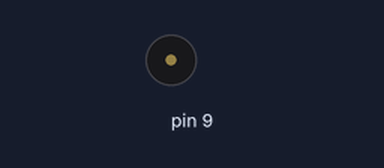
Bench run of a sketch on a simulated Arduino Uno, built with avr-gcc and run on an emulated ATmega328P. Shown: buzzer (waves = sounding).

Above: at 0.16 s.
At 36.72 s:
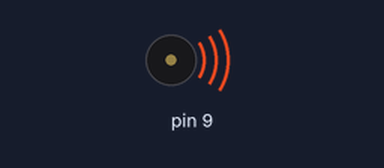
Timing chart, 0 to 40.0 s (numbered marks = the images above):
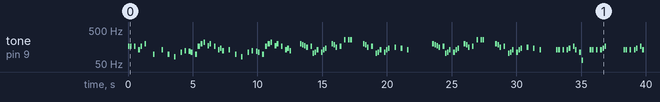

The sketch:

sketch_musik_Super_Mario.ino
```cpp
#include "pitches.h"

// the melody
// http://www.mariopiano.com/Mario-Sheet-Music-Overworld-Main-Theme.pdf
int melody[][2] = {
  {NOTE_E3, 8},
  {NOTE_E3, 8},
  {NOTE_00, 8},
  {NOTE_E3, 8},
  {NOTE_00, 8},
  {NOTE_C3, 8},
  {NOTE_E3, 8},
  {NOTE_00, 8},
  {NOTE_G3, 8},
  {NOTE_00, 4},
  {NOTE_00, 8},
  {NOTE_G2, 8},
  {NOTE_00, 8},
  {NOTE_00, 4},

  {NOTE_C3, 8},
  {NOTE_00, 8},
  {NOTE_00, 8},
  {NOTE_G2, 8},
  {NOTE_00, 4},
  {NOTE_E2, 8},
  {NOTE_00, 8},
  {NOTE_00, 8},
  {NOTE_A2, 8},
  {NOTE_00, 8},
  {NOTE_B2, 8},
  {NOTE_00, 8},
  {NOTE_AS2, 8},
  {NOTE_A2, 8},
  {NOTE_00, 8},
  {NOTE_G2, 6},
  {NOTE_E3, 6},
  {NOTE_G3, 6},
  {NOTE_A3, 8},
  {NOTE_00, 8},
  {NOTE_F3, 8},
  {NOTE_G3, 8},
  {NOTE_00, 8},
  {NOTE_E3, 8},
  {NOTE_00, 8},
  {NOTE_C3, 8},
  {NOTE_D3, 8},
  {NOTE_B2, 8},
  {NOTE_00, 4},
  {NOTE_C3, 8},
  {NOTE_00, 8},
  {NOTE_00, 8},
  {NOTE_G2, 8},
  {NOTE_00, 4},
  {NOTE_E2, 8},
  {NOTE_00, 8},
  {NOTE_00, 8},
  {NOTE_A2, 8},
  {NOTE_00, 8},
  {NOTE_B2, 8},
  {NOTE_00, 8},
  {NOTE_AS2, 8},
  {NOTE_A2, 8},
  {NOTE_00, 8},
  {NOTE_G2, 6},
  {NOTE_E3, 6},
  {NOTE_G3, 6},
  {NOTE_A3, 8},
  {NOTE_00, 8},
  {NOTE_F3, 8},
  {NOTE_G3, 8},
  {NOTE_00, 8},
  {NOTE_E3, 8},
  {NOTE_00, 8},
  {NOTE_C3, 8},
  {NOTE_D3, 8},
  {NOTE_B2, 8},

  {NOTE_00, 4},
  {NOTE_00, 4},
  {NOTE_G3, 8},
  {NOTE_FS3, 8},
  {NOTE_F3, 8},
  {NOTE_DS3, 8},
  {NOTE_00, 8},
  {NOTE_E3, 8},
  {NOTE_GS2, 8},
  {NOTE_A2, 8},
  {NOTE_C3, 8},
  {NOTE_00, 8},
  {NOTE_A2, 8},
  {NOTE_C3, 8},
  {NOTE_D3, 8},
  {NOTE_00, 4},
  {NOTE_G3, 8},
  {NOTE_FS3, 8},
  {NOTE_DS3, 8},
  {NOTE_00, 8},
  {NOTE_E3, 8},
  {NOTE_00, 8},
  {NOTE_C4, 8},
  {NOTE_00, 8},
  {NOTE_C4, 8},
  {NOTE_C4, 8},
  {NOTE_00, 8},
  {NOTE_00, 4},
  {NOTE_00, 4},
  {NOTE_G3, 8},
  {NOTE_FS3, 8},
  {NOTE_DS3, 8},
  {NOTE_00, 8},
  {NOTE_E3, 8},
  {NOTE_00, 8},
  {NOTE_GS2, 8},
  {NOTE_A2, 8},
  {NOTE_C3, 8},
  {NOTE_00, 8},
  {NOTE_A2, 8},
  {NOTE_C3, 8},
  {NOTE_D3, 8},
  {NOTE_00, 4},
  {NOTE_DS3, 8},
  {NOTE_00, 8},
  {NOTE_00, 8},
  {NOTE_D3, 8},
  {NOTE_00, 4},
  {NOTE_C3, 8},
  {NOTE_00, 8},
  {NOTE_00, 4},
  {NOTE_00, 2},

{NOTE_00, 4},
  {NOTE_00, 4},
  {NOTE_G3, 8},
  {NOTE_FS3, 8},
  {NOTE_F3, 8},
  {NOTE_DS3, 8},
  {NOTE_00, 8},
  {NOTE_E3, 8},
  {NOTE_GS2, 8},
  {NOTE_A2, 8},
  {NOTE_C3, 8},
  {NOTE_00, 8},
  {NOTE_A2, 8},
  {NOTE_C3, 8},
  {NOTE_D3, 8},
  {NOTE_00, 4},
  {NOTE_G3, 8},
  {NOTE_FS3, 8},
  {NOTE_DS3, 8},
  {NOTE_00, 8},
  {NOTE_E3, 8},
  {NOTE_00, 8},
  {NOTE_C4, 8},
  {NOTE_00, 8},
  {NOTE_C4, 8},
  {NOTE_C4, 8},
  {NOTE_00, 8},
  {NOTE_00, 4},
  {NOTE_00, 4},
  {NOTE_G3, 8},
  {NOTE_FS3, 8},
  {NOTE_DS3, 8},
  {NOTE_00, 8},
  {NOTE_E3, 8},
  {NOTE_00, 8},
  {NOTE_GS2, 8},
  {NOTE_A2, 8},
  {NOTE_C3, 8},
  {NOTE_00, 8},
  {NOTE_A2, 8},
  {NOTE_C3, 8},
  {NOTE_D3, 8},
  {NOTE_00, 4},
  {NOTE_DS3, 8},
  {NOTE_00, 8},
  {NOTE_00, 8},
  {NOTE_D3, 8},
  {NOTE_00, 4},
  {NOTE_C3, 8},
  {NOTE_00, 8},
  {NOTE_00, 4},
  {NOTE_00, 2},

  {NOTE_C3, 8},
  {NOTE_C3, 8},
  {NOTE_00, 8},
  {NOTE_C3, 8},
  {NOTE_00, 8},
  {NOTE_C3, 8},
  {NOTE_D3, 8},
  {NOTE_00, 8},
  {NOTE_E3, 8},
  {NOTE_C3, 8},
  {NOTE_00, 8},
  {NOTE_A2, 8},
  {NOTE_C2, 8},
  {NOTE_00, 8},
  {NOTE_00, 4},
  {NOTE_C3, 8},
  {NOTE_C3, 8},
  {NOTE_00, 8},
  {NOTE_C3, 8},
  {NOTE_00, 8},
  {NOTE_C3, 8},
  {NOTE_D3, 8},
  {NOTE_E3, 8},
  {NOTE_00, 2},
  {NOTE_00, 2},
  {NOTE_C3, 8},
  {NOTE_C3, 8},
  {NOTE_00, 8},
  {NOTE_C3, 8},
  {NOTE_00, 8},
  {NOTE_C3, 8},
  {NOTE_D3, 8},
  {NOTE_00, 8},
  {NOTE_E3, 8},
  {NOTE_C3, 8},
  {NOTE_00, 8},
  {NOTE_A2, 8},
  {NOTE_C2, 8},
  {NOTE_00, 8},
  {NOTE_00, 4},
  {NOTE_E3, 8},
  {NOTE_E3, 8},
  {NOTE_00, 8},
  {NOTE_E3, 8},
  {NOTE_00, 8},
  {NOTE_C3, 8},
  {NOTE_E3, 8},
  {NOTE_00, 8},
  {NOTE_G3, 8},
  {NOTE_00, 8},
  {NOTE_00, 4},
  {NOTE_G2, 8},
  {NOTE_00, 8},
  {NOTE_00, 4},


  {NOTE_C3, 8},
  {NOTE_00, 8},
  {NOTE_00, 8},
  {NOTE_G2, 8},
  {NOTE_00, 4},
  {NOTE_E2, 8},
  {NOTE_00, 8},
  {NOTE_00, 8},
  {NOTE_A2, 8},
  {NOTE_00, 8},
  {NOTE_B2, 8},
  {NOTE_00, 8},
  {NOTE_AS2, 8},
  {NOTE_A2, 8},
  {NOTE_00, 8},
  {NOTE_G2, 6},
  {NOTE_E3, 6},
  {NOTE_G3, 6},
  {NOTE_A3, 8},
  {NOTE_00, 8},
  {NOTE_F3, 8},
  {NOTE_G3, 8},
  {NOTE_00, 8},
  {NOTE_E3, 8},
  {NOTE_00, 8},
  {NOTE_C3, 8},
  {NOTE_D3, 8},
  {NOTE_B2, 8},
  {NOTE_00, 4},
  {NOTE_C3, 8},
  {NOTE_00, 8},
  {NOTE_00, 8},
  {NOTE_G2, 8},
  {NOTE_00, 4},
  {NOTE_E2, 8},
  {NOTE_00, 8},
  {NOTE_00, 8},
  {NOTE_A2, 8},
  {NOTE_00, 8},
  {NOTE_B2, 8},
  {NOTE_00, 8},
  {NOTE_AS2, 8},
  {NOTE_A2, 8},
  {NOTE_00, 8},
  {NOTE_G2, 6},
  {NOTE_E3, 6},
  {NOTE_G3, 6},
  {NOTE_A3, 8},
  {NOTE_00, 8},
  {NOTE_F3, 8},
  {NOTE_G3, 8},
  {NOTE_00, 8},
  {NOTE_E3, 8},
  {NOTE_00, 8},
  {NOTE_C3, 8},
  {NOTE_D3, 8},
  {NOTE_B2, 8}
};

void setup() {
}

void loop() {
  // iterate over the notes of the melody:
  for (int thisNote = 0; thisNote < sizeof(melody)/4 -1 ; thisNote++) {
    // to calculate the note duration, take one second
    // divided by the note type.
    // e.g. quarter note = 1000 / 4, eighth note = 1000/8, etc.
    int noteDuration = 1000/melody[thisNote][1];
    tone(9, melody[thisNote][0],noteDuration);

    // to distinguish the notes, set a minimum time between them.
    // the note's duration + 30% seems to work well:
    int pauseBetweenNotes = noteDuration * 1.30;
    delay(pauseBetweenNotes);
    // stop the tone playing:
    noTone(8);
  }
  delay(10000);
}
```

pitches.h
```cpp
#define NOTE_00  0
#define NOTE_B0  31
#define NOTE_C1  33
#define NOTE_CS1 35
#define NOTE_D1  37
#define NOTE_DS1 39
#define NOTE_E1  41
#define NOTE_F1  44
#define NOTE_FS1 46
#define NOTE_G1  49
#define NOTE_GS1 52
#define NOTE_A1  55
#define NOTE_AS1 58
#define NOTE_B1  62
#define NOTE_C2  65
#define NOTE_CS2 69
#define NOTE_D2  73
#define NOTE_DS2 78
#define NOTE_E2  82
#define NOTE_F2  87
#define NOTE_FS2 93
#define NOTE_G2  98
#define NOTE_GS2 104
#define NOTE_A2  110
#define NOTE_AS2 117
#define NOTE_B2  123
#define NOTE_C3  131
#define NOTE_CS3 139
#define NOTE_D3  147
#define NOTE_DS3 156
#define NOTE_E3  165
#define NOTE_F3  175
#define NOTE_FS3 185
#define NOTE_G3  196
#define NOTE_GS3 208
#define NOTE_A3  220
#define NOTE_AS3 233
#define NOTE_B3  247
#define NOTE_C4  262
#define NOTE_CS4 277
#define NOTE_D4  294
#define NOTE_DS4 311
#define NOTE_E4  330
#define NOTE_F4  349
#define NOTE_FS4 370
#define NOTE_G4  392
#define NOTE_GS4 415
#define NOTE_A4  440
#define NOTE_AS4 466
#define NOTE_B4  494
#define NOTE_C5  523
#define NOTE_CS5 554
#define NOTE_D5  587
#define NOTE_DS5 622
#define NOTE_E5  659
#define NOTE_F5  698
#define NOTE_FS5 740
#define NOTE_G5  784
#define NOTE_GS5 831
#define NOTE_A5  880
#define NOTE_AS5 932
#define NOTE_B5  988
#define NOTE_C6  1047
#define NOTE_CS6 1109
#define NOTE_D6  1175
#define NOTE_DS6 1245
#define NOTE_E6  1319
#define NOTE_F6  1397
#define NOTE_FS6 1480
#define NOTE_G6  1568
#define NOTE_GS6 1661
#define NOTE_A6  1760
#define NOTE_AS6 1865
#define NOTE_B6  1976
#define NOTE_C7  2093
#define NOTE_CS7 2217
#define NOTE_D7  2349
#define NOTE_DS7 2489
#define NOTE_E7  2637
#define NOTE_F7  2794
#define NOTE_FS7 2960
#define NOTE_G7  3136
#define NOTE_GS7 3322
#define NOTE_A7  3520
#define NOTE_AS7 3729
#define NOTE_B7  3951
#define NOTE_C8  4186
#define NOTE_CS8 4435
#define NOTE_D8  4699
#define NOTE_DS8 4978
```

Measured:
- by itself, tone on pin 9: plays 165 Hz for 0.13 s, 165 Hz for 0.13 s, 165 Hz for 0.13 s, 131 Hz for 0.13 s, 165 Hz for 0.13 s, 196 Hz for 0.13 s … (125 notes in this stretch)
